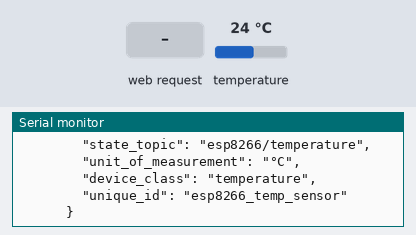
A program run on a simulated ESP8266 (NodeMCU). On the bench: the last lines printed to the serial monitor. The inputs (shaded band) are chosen by the test bench; at power-on: temperature 24 °C. WiFi joins after 1.5 s; servers stay silent unless stated; no MQTT or app messages arrive unless stated.

Above: at 2.7 s.
2.8 s: HTTP request GET / received
At 3.4 s:
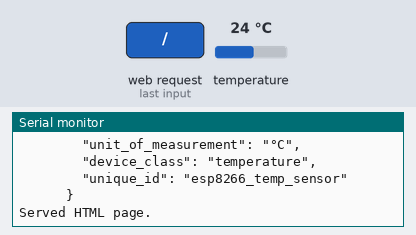
7.2 s: HTTP request GET /data received
At 8.0 s:
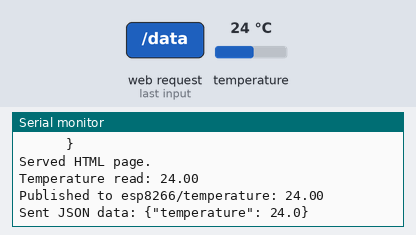
10.2 s: temperature set to 19 °C
At 11.9 s:
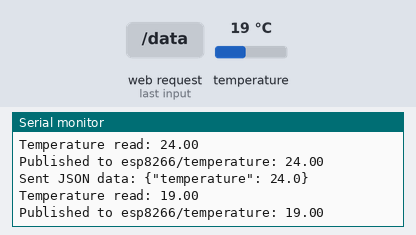

The program:

main.cpp
```cpp
#include <Arduino.h>

#include "config.h"
#include "TemperatureSensor.h"
#include "Logger.h"
#include "Wifi.h"
#include "MqttClient.h"
#include "WebServer.h"

#define PIN_TEMP D4

char wifi_ssid[] = WIFI_SSID;
char wifi_pass[] = WIFI_PASSWORD;

char mqtt_server[] = MQTT_SERVER;
int mqtt_port = MQTT_PORT;
char mqtt_user[] = MQTT_USER;
char mqtt_password[] = MQTT_PASSWORD;

bool discoverySent = false;

Logger logger;
Wifi wifi(wifi_ssid, wifi_pass, &logger);
TemperatureSensor temperatureSensor(PIN_TEMP, &logger);
MqttClient mqtt(mqtt_server, mqtt_port, "ESP8266-temp-sensor", mqtt_user, mqtt_password, &logger);
WebServer web(&logger);

void setup() {
  logger.begin();
  wifi.connect();
  temperatureSensor.init();
  mqtt.init();
  web.begin();

  temperatureSensor.addObserver(&mqtt);
  temperatureSensor.addObserver(&web);
}

void loop() {
  web.handleClient();
  mqtt.loop();

  // Publish temperature every 5 seconds
  static unsigned long lastPublish = 0;
  unsigned long now = millis();

  if (now - lastPublish > 5000) {
    lastPublish = now;
    /*
      Temperature sensor reads temperature
      and it notifies all the observers, by
      innvoking notify() method.
    */
    temperatureSensor.notify();
  }

  // Send MQTT discovery config (once)
  if (!discoverySent && mqtt.isConnected()) {
    mqtt.publish(
      "homeassistant/sensor/esp8266_temp/config",
      R"({
        "name": "ESP8266 Temperature",
        "state_topic": "esp8266/temperature",
        "unit_of_measurement": "°C",
        "device_class": "temperature",
        "unique_id": "esp8266_temp_sensor"
      })",
      true
    );
    discoverySent = true;
  }
}
```

IEventObserver.h
```cpp
#ifndef IEVENTOBSERVER_H
#define IEVENTOBSERVER_H

#include "SensorEvent.h"

template <typename T>
class IEventObserver {
public:
    virtual void onUpdate(const SensorEvent<T>& event) = 0;
    virtual ~IEventObserver() {}
};

#endif // IEVENTOBSERVER_H
```

ILoger.h
```cpp
#ifndef ILOGGER_H
#define ILOGGER_H

#include <Arduino.h>

class ILogger {
public:
    virtual void log(const String& message) = 0;

    template<typename T>
    void log(const String& label, T value) {
        log(label + ": " + String(value));
    }

    virtual ~ILogger() {}
};

#endif // ILOGGER_H
```

IObserver.h
```cpp
#ifndef IOBSERVER_H
#define IOBSERVER_H

template <typename T>
class IObserver {
public:
    virtual void onUpdate(const T& value) = 0;
    virtual ~IObserver() {};
};

#endif // IOBSERVER_H
```

Logger.h
```cpp
#ifndef LOGGER_H
#define LOGGER_H

#include <String>
#include "ILoger.h"

class Logger : public ILogger {
public:
    Logger();

    void begin(long baud  = 9600);
    void log(const String& message) override;
};

#endif // LOGGER_H
```

MqttClient.h
```cpp
#ifndef MQTT_CLIENT_H
#define MQTT_CLIENT_H

#include <ESP8266WiFi.h>
#include <PubSubClient.h>
#include "IEventObserver.h"
#include "SensorEvent.h"

class ILogger;

class MqttClient : public IEventObserver<float> {
private:
    const char* server;
    int port;
    const char* clientId;
    const char* user;
    const char* password;

    WiFiClient wifiClient;
    PubSubClient mqtt;
    ILogger* logger;
public:
    MqttClient(const char* server, int port, const char* clientId,
            const char* user = nullptr, const char* password = nullptr,
            ILogger* logger = nullptr);
    void init();
    void loop();
    void publish(const char* topic, const char* payload, bool retain = false);
    bool isConnected();

    void onUpdate(const SensorEvent<float>& event) override;
};

#endif // MQTT_CLIENT_H
```

Observable.h
```cpp
#ifndef OBSERVABLE_H
#define OBSERVABLE_H

#include <vector>
#include <algorithm>
#include "IObserver.h"
#include "IEventObserver.h"

template <typename T>
class Observable {
private:
    std::vector<IObserver<T>*> simpleObservers;
    std::vector<IEventObserver<T>*> eventObservers;

    String sourceId;
    String unit;
public:
    Observable(const String& id = "", const String& unit = "")
        : sourceId(id), unit(unit) {}

    void addObserver(IObserver<T>* observer) {
        simpleObservers.push_back(observer);
    }
    void addObserver(IEventObserver<T>* observer) {
        eventObservers.push_back(observer);
    }

    void removeObserver(IObserver<T>* observer) {
        simpleObservers.erase(std::remove(simpleObservers.begin(), simpleObservers.end(), observer), simpleObservers.end());
    }
    void removeObserver(IEventObserver<T>* observer) {
        eventObservers.erase(std::remove(eventObservers.begin(), eventObservers.end(), observer), eventObservers.end());
    }


protected:
    void notifyObservers(const T& value) {
        for (auto* o : simpleObservers) {
            o->onUpdate(value);
        }
        if (!eventObservers.empty()) {
            SensorEvent<T> event{sourceId, value, millis(), unit};
            for (auto* o : eventObservers) {
                o->onUpdate(event);
            }
        }
    }
};

#endif //OBSERVABLE_H
```

SensorEvent.h
```cpp
#ifndef SENSOR_EVENT_H
#define SENSOR_EVENT_H

#include <Arduino.h>

template <typename T>
struct SensorEvent {
    String sourceId;
    T value;
    unsigned long timestamp;
    String unit;
};

#endif // SENSOR_EVENT_H
```

TemperatureSensor.h
```cpp
#ifndef TEMPERATURE_SENSOR_H
#define TEMPERATURE_SENSOR_H

#include <OneWire.h>
#include <DallasTemperature.h>
#include <vector>

#include "Observable.h"

class ILogger;

class TemperatureSensor : public Observable<float> {
private:
    uint8_t pin;

    OneWire oneWire;
    DallasTemperature sensors;

    ILogger* logger;
public:
    TemperatureSensor(uint8_t pin, ILogger* logger  = nullptr);
    void init();
    float read();

    // Read temperature and notify observers
    void notify();
};

#endif // TEMPERATURE_SENSOR_H
```

WebServer.h
```cpp
#ifndef WEBSERVER_H
#define WEBSERVER_h

#include <ESP8266WebServer.h>
#include "SensorEvent.h"
#include "IEventObserver.h"

class TemperatureSensor;
class ILogger;

class WebServer : public IEventObserver<float> {
private:
    ESP8266WebServer server;
    ILogger* logger;

    float latestTemperature = NAN;
public:
    WebServer(ILogger* logger = nullptr);
    void begin();
    void handleClient();

    void onUpdate(const SensorEvent<float>& event) override;
};

#endif // WEBSERVER_H
```

Wifi.h
```cpp
#ifndef WIFI_H
#define WIFI_H

#include <ESP8266WiFi.h>

class ILogger;

class Wifi {
private:
    const char* ssid;
    const char* pass;

    ILogger* logger;
public:
    Wifi(const char* ssid, const char* pass, ILogger* logger = nullptr);

    void connect();
    bool isConnected();
    IPAddress getIP();
};

#endif // WIFI_H
```

html_page.h
```cpp
#ifndef HTML_PAGE_H
#define HTML_PAGE_H

#include <pgmspace.h>

const char HTML_PAGE[] PROGMEM = R"rawliteral(
<!DOCTYPE html>
<html>
<head>
  <meta charset="UTF-8">
  <title>ESP8266 Dashboard</title>
  <script src="https://cdn.jsdelivr.net/npm/chart.js"></script>
  <style>
    body { font-family: Arial, sans-serif; text-align: center; padding: 20px; }
    h1 { color: #4caf50; }
    canvas { max-width: 100%; height: auto; }
  </style>
</head>
<body>
  <h1>ESP8266 Temperature</h1>
  <div><strong>Current:</strong> <span id="temp">--.-</span> °C</div>
  <canvas id="tempChart" width="400" height="200"></canvas>

  <script>
    const ctx = document.getElementById('tempChart').getContext('2d');
    const tempData = {
      labels: [],
      datasets: [{
        label: 'Temperature (°C)',
        data: [],
        borderColor: '#4caf50',
        fill: false,
        tension: 0.1
      }]
    };

    const tempChart = new Chart(ctx, {
      type: 'line',
      data: tempData,
      options: {
        animation: false,
        scales: {
          x: {
            title: { display: true, text: 'Time' }
          },
          y: {
            suggestedMin: 10,
            suggestedMax: 40
          }
        }
      }
    });

    function updateData() {
      fetch('/data')
        .then(res => res.json())
        .then(data => {
          const now = new Date();
          const label = now.getHours().toString().padStart(2, '0') + ':' +
                        now.getMinutes().toString().padStart(2, '0') + ':' +
                        now.getSeconds().toString().padStart(2, '0');

          document.getElementById('temp').textContent = data.temperature;

          tempData.labels.push(label);
          tempData.datasets[0].data.push(data.temperature);

          if (tempData.labels.length > 20) {
            tempData.labels.shift();
            tempData.datasets[0].data.shift();
          }

          tempChart.update();
        })
        .catch(console.error);
    }

    setInterval(updateData, 5000);
    updateData(); // initial
  </script>
</body>
</html>
)rawliteral";

#endif // HTML_PAGE_H
```

Logger.cpp
```cpp
#include <Arduino.h>

#include "Logger.h"

Logger::Logger() {}

void Logger::begin(long baud) {
    Serial.begin(baud);
    while (!Serial) {}
}

void Logger::log(const String& message) {
    Serial.println(message);
}
```

MqttClient.cpp
```cpp
#include "MqttClient.h"
#include "Logger.h"

MqttClient::MqttClient(const char* server, int port, const char* clientId,
            const char* user, const char* password, ILogger* logger)
    : server(server), port(port), clientId(clientId),
      user(user), password(password), mqtt(wifiClient), logger(logger) {}

void MqttClient::init() {
    mqtt.setServer(server, port);
    if (logger) logger->log("MQTT client configured.");
}

void MqttClient::loop() {
    if (!mqtt.connected()) {
        if (logger) logger->log("Connecting to MQTT...");
        bool connected;

        if (user && password) {
            connected = mqtt.connect(clientId, user, password);
        } else {
            connected = mqtt.connect(clientId);
        }

        if (connected) {
            if (logger) logger->log("MQTT connected.");
        } else {
            if (logger) logger->log("MQTT connection failed.");
        }
    }
    mqtt.loop();
}

void MqttClient::publish(const char* topic, const char* payload, bool retain) {
    if (mqtt.connected()) {
        mqtt.publish(topic, payload, retain);
        if (logger) logger->log("Published to " + String(topic), payload);
    } else if (logger) {
        logger->log("MQTT not connected. Cannot publish.");
    }
}

bool MqttClient::isConnected() {
    return mqtt.connected();
}

void MqttClient::onUpdate(const SensorEvent<float>& event) {
    String topic = "esp8266/" + event.sourceId;
    String payload = String(event.value, 2);

    publish(topic.c_str(), payload.c_str(), true);
}
```

TemperatureSensor.cpp
```cpp
#include "TemperatureSensor.h"
#include "Logger.h"

TemperatureSensor::TemperatureSensor(uint8_t pin, ILogger* logger) : Observable<float>("temperature", "°C"), pin(pin), oneWire(pin), sensors(&oneWire), logger(logger) {}

void TemperatureSensor::init() {
    sensors.begin();
    if (logger) logger->log("Temperature sensor initialized.");
}

float TemperatureSensor::read() {
    sensors.requestTemperatures();
    float temp = sensors.getTempCByIndex(0);
    if (logger) logger->log("Temperature read", temp);
    return temp;
}

void TemperatureSensor::notify() {
    notifyObservers(this->read());
}
```

WebServer.cpp
```cpp
#include "WebServer.h"
#include "TemperatureSensor.h"
#include "Logger.h"

#include "html_page.h"

#define WEB_SERVER_PORT 80

WebServer::WebServer(ILogger* logger)
    : server(WEB_SERVER_PORT), logger(logger) {}

void WebServer::begin() {
    server.on("/", [this]() {
        server.send(200, "text/html", HTML_PAGE);
        if (logger) logger->log("Served HTML page.");
    });

    server.on("/data", [this]() {
        String json = "{\"temperature\": " + String(latestTemperature, 1) + "}";
        server.send(200, "application/json", json);
        if (logger) logger->log("Sent JSON data: " + json);
    });

    server.begin();
    if (logger) logger->log("Web server started on port 80.");
}

void WebServer::handleClient() {
    server.handleClient();
}

void WebServer::onUpdate(const SensorEvent<float>& event) {
    latestTemperature = event.value;
}
```

Wifi.cpp
```cpp
#include "Wifi.h"
#include "Logger.h"

Wifi::Wifi(const char* ssid, const char* pass, ILogger* logger) : ssid(ssid), pass(pass), logger(logger) {}

void Wifi::connect() {
    // Attempt to connect to Wifi network
    WiFi.begin(ssid, pass);

    if (logger) logger->log("Attempting to connect to", ssid);

    unsigned long startAttemptTime = millis();
    const unsigned long timeout = 50000; // 10 seconds timeout

    while (WiFi.status() != WL_CONNECTED && millis() - startAttemptTime < timeout) {
        delay(500);
        if (logger) logger->log(".");
    }

    if (WiFi.status() != WL_CONNECTED) {
        if (logger) logger->log("WiFi connection failed.");
        abort();
    }

    if (logger) {
        logger->log("WiFi connected!");
        logger->log("IP", WiFi.localIP().toString());
    }
}

bool Wifi::isConnected() {
    return WiFi.status() == WL_CONNECTED;
}

IPAddress Wifi::getIP() {
    return WiFi.localIP();
}
```

config.example.h
```cpp
#pragma once

#define WIFI_SSID "your_wifi_ssid"
#define WIFI_PASSWORD "your_wifi_password"

#define MQTT_SERVER "your_mqtt_server"
#define MQTT_PORT 1883
#define MQTT_USER "your_mqtt_user"
#define MQTT_PASSWORD "your_mqtt_password"
```

Measured:
- after the input at 2.8 s, the serial monitor: prints a new line at once (image 1)
- after the input at 7.2 s, the serial monitor: prints a new line at once (image 2)
- after the input at 10.2 s, the serial monitor: prints a new line after 0.57 s (image 3)
